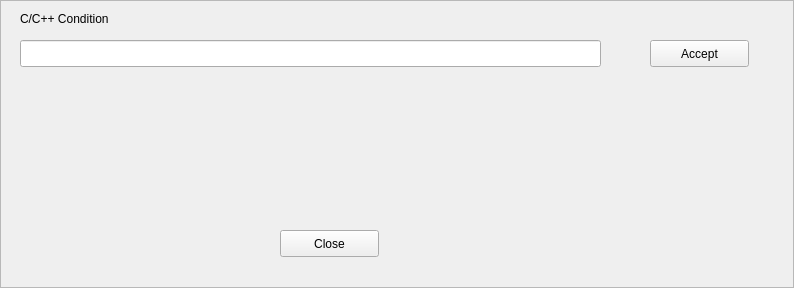
<?xml version="1.0" encoding="UTF-8"?>
<ui version="4.0">
 <class>IfConditionFrame</class>
 <widget class="QFrame" name="IfConditionFrame">
  <property name="geometry">
   <rect>
    <x>0</x>
    <y>0</y>
    <width>794</width>
    <height>288</height>
   </rect>
  </property>
  <property name="windowTitle">
   <string>Frame</string>
  </property>
  <property name="frameShape">
   <enum>QFrame::StyledPanel</enum>
  </property>
  <property name="frameShadow">
   <enum>QFrame::Raised</enum>
  </property>
  <widget class="QPushButton" name="pushButton">
   <property name="geometry">
    <rect>
     <x>650</x>
     <y>40</y>
     <width>99</width>
     <height>27</height>
    </rect>
   </property>
   <property name="text">
    <string>Accept</string>
   </property>
  </widget>
  <widget class="QLineEdit" name="lineEdit">
   <property name="geometry">
    <rect>
     <x>20</x>
     <y>40</y>
     <width>581</width>
     <height>27</height>
    </rect>
   </property>
  </widget>
  <widget class="QPushButton" name="pushButton_2">
   <property name="geometry">
    <rect>
     <x>280</x>
     <y>230</y>
     <width>99</width>
     <height>27</height>
    </rect>
   </property>
   <property name="text">
    <string>Close</string>
   </property>
  </widget>
  <widget class="QLabel" name="label">
   <property name="geometry">
    <rect>
     <x>20</x>
     <y>10</y>
     <width>241</width>
     <height>17</height>
    </rect>
   </property>
   <property name="text">
    <string>C/C++ Condition</string>
   </property>
  </widget>
 </widget>
 <resources/>
 <connections/>
</ui>
